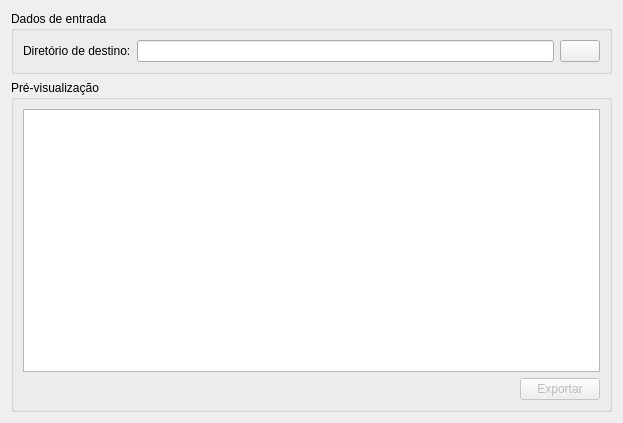
<?xml version="1.0" encoding="UTF-8"?>
<ui version="4.0">
 <class>FrmExportarAnunciosParaCompatibilidade</class>
 <widget class="QWidget" name="FrmExportarAnunciosParaCompatibilidade">
  <property name="geometry">
   <rect>
    <x>0</x>
    <y>0</y>
    <width>623</width>
    <height>423</height>
   </rect>
  </property>
  <property name="windowTitle">
   <string>Exportar anúncios para compatibilidade</string>
  </property>
  <layout class="QVBoxLayout" name="verticalLayout_2">
   <item>
    <widget class="QGroupBox" name="gbxDadosEntrada">
     <property name="title">
      <string>Dados de entrada</string>
     </property>
     <layout class="QHBoxLayout" name="horizontalLayout">
      <item>
       <layout class="QHBoxLayout" name="horizontalLayout_3">
        <item>
         <widget class="QLabel" name="label">
          <property name="text">
           <string>Diretório de destino:</string>
          </property>
         </widget>
        </item>
        <item>
         <widget class="QLineEdit" name="edtArquivoDestino">
          <property name="readOnly">
           <bool>true</bool>
          </property>
         </widget>
        </item>
        <item>
         <widget class="QPushButton" name="btnInformarDiretorio">
          <property name="text">
           <string/>
          </property>
          <property name="icon">
           <iconset resource="../../../../resources.qrc">
            <normaloff>:/icones/icones/open.png</normaloff>:/icones/icones/open.png</iconset>
          </property>
         </widget>
        </item>
       </layout>
      </item>
     </layout>
    </widget>
   </item>
   <item>
    <widget class="QGroupBox" name="gbxPreVisualizacao">
     <property name="title">
      <string>Pré-visualização</string>
     </property>
     <layout class="QVBoxLayout" name="verticalLayout">
      <item>
       <widget class="QTableView" name="tblAnuncios">
        <property name="font">
         <font>
          <family>MS Shell Dlg 2</family>
          <pointsize>10</pointsize>
          <weight>50</weight>
          <italic>false</italic>
          <bold>false</bold>
         </font>
        </property>
        <property name="editTriggers">
         <set>QAbstractItemView::NoEditTriggers</set>
        </property>
        <property name="alternatingRowColors">
         <bool>true</bool>
        </property>
        <property name="gridStyle">
         <enum>Qt::DashLine</enum>
        </property>
       </widget>
      </item>
      <item>
       <layout class="QHBoxLayout" name="horizontalLayout_2">
        <item>
         <spacer name="horizontalSpacer">
          <property name="orientation">
           <enum>Qt::Horizontal</enum>
          </property>
          <property name="sizeHint" stdset="0">
           <size>
            <width>40</width>
            <height>20</height>
           </size>
          </property>
         </spacer>
        </item>
        <item>
         <widget class="QPushButton" name="btnExportarAnuncios">
          <property name="enabled">
           <bool>false</bool>
          </property>
          <property name="text">
           <string>Exportar</string>
          </property>
          <property name="icon">
           <iconset resource="../../../../resources.qrc">
            <normaloff>:/icones/icones/excel.png</normaloff>:/icones/icones/excel.png</iconset>
          </property>
         </widget>
        </item>
       </layout>
      </item>
     </layout>
    </widget>
   </item>
  </layout>
 </widget>
 <resources>
  <include location="../../../../resources.qrc"/>
 </resources>
 <connections/>
</ui>
